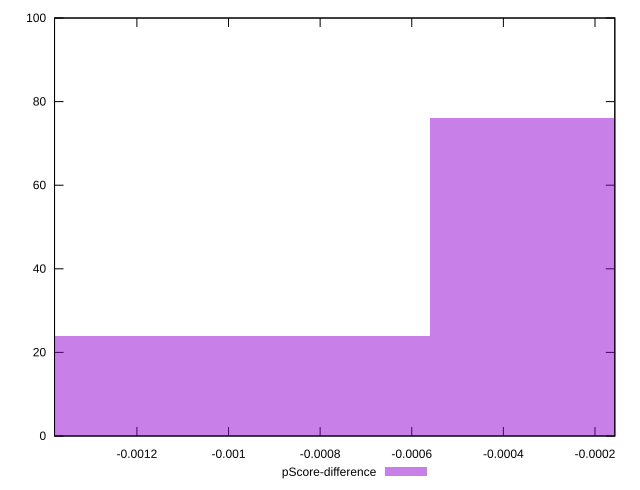

Reproduce this figure in gnuplot.
reset

$pScoreDifference <<EOF
-0.0011198637285250068 24
0 76
EOF

set key outside below
set boxwidth 0.0011198637285250068
set xrange [-0.001379783959461367:-0.0001567184048922865]
set yrange [0:100]
set trange [0:100]
set style fill transparent solid 0.5 noborder
set terminal svg size 640, 490 enhanced background rgb 'white'
set output "reports/report_00032_2021-02-25T10-28-15.087Z/first-cpu-idle/samples/music/pScore-difference/histogram.svg"

plot $pScoreDifference title "pScore-difference" with boxes

reset
